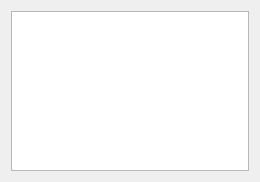
<?xml version="1.0" encoding="UTF-8"?>
<ui version="4.0">
 <class>AdminsListForm</class>
 <widget class="QWidget" name="AdminsListForm">
  <property name="geometry">
   <rect>
    <x>0</x>
    <y>0</y>
    <width>260</width>
    <height>182</height>
   </rect>
  </property>
  <property name="windowTitle">
   <string>Form</string>
  </property>
  <layout class="QGridLayout" name="gridLayout">
   <item row="0" column="0">
    <widget class="QTreeView" name="treeView">
     <property name="font">
      <font>
       <pointsize>12</pointsize>
      </font>
     </property>
     <property name="alternatingRowColors">
      <bool>false</bool>
     </property>
     <property name="uniformRowHeights">
      <bool>true</bool>
     </property>
     <property name="animated">
      <bool>true</bool>
     </property>
     <attribute name="headerVisible">
      <bool>false</bool>
     </attribute>
     <attribute name="headerCascadingSectionResizes">
      <bool>true</bool>
     </attribute>
     <attribute name="headerHighlightSections">
      <bool>true</bool>
     </attribute>
    </widget>
   </item>
  </layout>
 </widget>
 <resources/>
 <connections/>
</ui>
